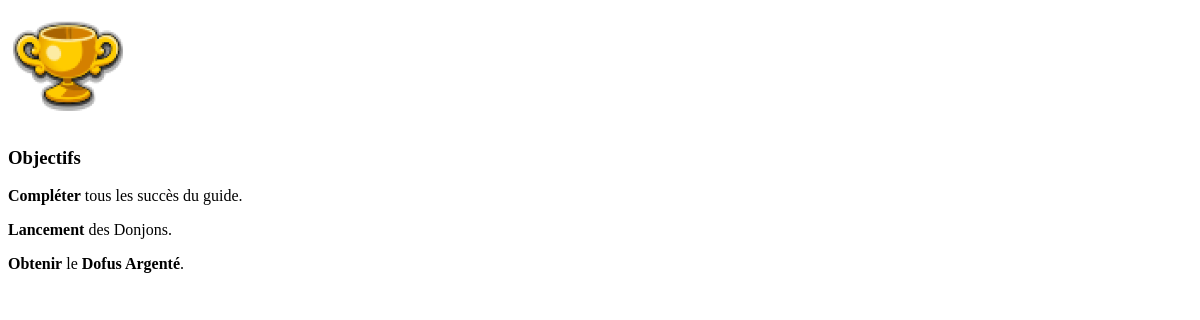
Page /app/guide/3/objectives/ on the earlier database version.
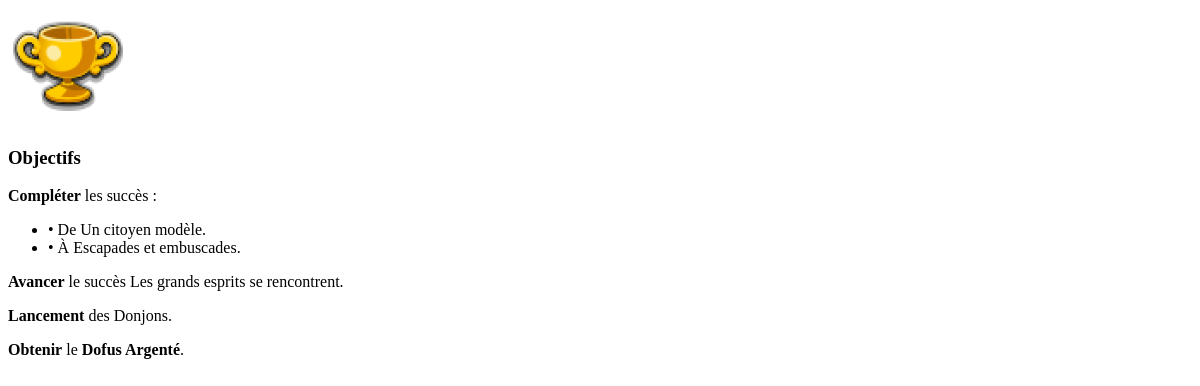
Same page on the later database version.
### app/models.py (models this page shows, shortened)
class Guide(models.Model):
    title = models.CharField(max_length=255, verbose_name="Titre")
    objectives = models.TextField("Objectifs", null=True, blank=True)
    important_info = models.TextField("Informations importantes", null=True, blank=True)
    explanations = models.TextField("Guide", null=True, blank=True)
    page = models.FloatField()
    recommended_level = models.IntegerField(verbose_name="Niveau recommandé", null=True, blank=True)
    alignment = models.ForeignKey(
        Alignment,
        on_delete=models.CASCADE,
        related_name="guides",
        null=True,
        blank=True,
        verbose_name="Alignement",
    )
    created_at = models.DateTimeField(
        auto_now_add=True, verbose_name="Date de création"
    )
    updated_at = models.DateTimeField(auto_now=True, verbose_name="Date de mise à jour")
    created_in_version = models.FloatField(
        default=GAME_VERSION, verbose_name="Créer en version"
    )
    updated_for_version = models.FloatField(
        default=GAME_VERSION,
        blank=True,
        null=True,
        verbose_name="Mis à jour lors de la version",
    )
    achievement = models.ManyToManyField(
        Achievement, through="GuideAchievement", related_name="guides"
    )
    is_last_seen = models.BooleanField(default=False)
    is_visible = models.BooleanField(default=True, verbose_name="Visible")
    class Meta:
        ordering = ["page"]
        verbose_name = "Guide"
        verbose_name_plural = "Guides"

### app/views.py (the view)
def guide_objectives_partial(request, guide_id):
    guide = get_object_or_404(Guide, id=guide_id)
    return render(request, "sections/objectives.html", {"guide": guide})

### app/templates/sections/objectives.html (shortened to what this page needs)
{% load static %}
<div class="title">
  <div class="imgBackground">
    <img src="{% static 'medias/icons/achievement.png' %}" alt="" />
  </div>
  <h3>Objectifs</h3>
</div>
<div class="content">
  <turbo-frame id="frame_objectives">
    {{ guide.objectives|safe }}
  </turbo-frame>
</div>

Differences in the rows shown:
changed Guide: objectives "Compléter tous les succès du guide. Lancement des Donjons . Obtenir le Dofus Argenté ." → "Compléter les succès : • De Un citoyen modèle . • À Escapades et embuscades . Avancer le succès Les grands esprits se rencontrent . Lancement des Donjons .…"
